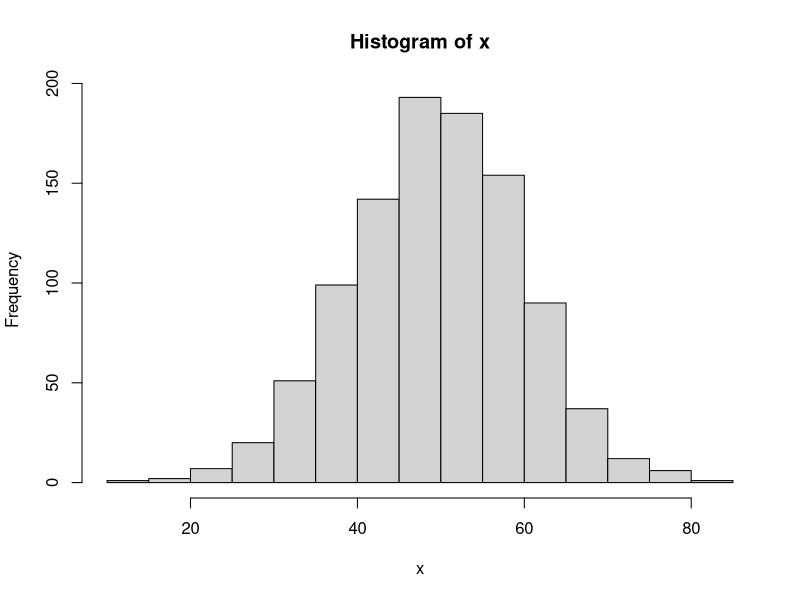
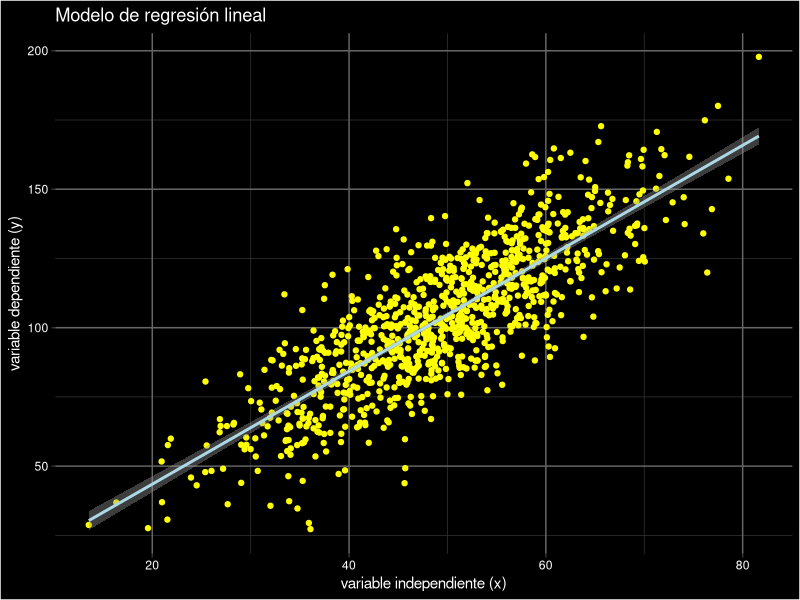

Reproduce these figures in R, in order.
# ==========================================================
# Maestría en Ciencia y Análisis de Datos
# Universidad Mayor de San Andrés
# ----------------------------------------------------------
#   Modelos lineales y modelos lineales generalizados
# ----------------------------------------------------------
#        Rolando Gonzales Martinez, Julio 2024
# ==========================================================

# Simulaciones de un modelo lineal univariado 

# Libreria: 
library(ggplot2)

# Definiendo semilla:
set.seed(900)

# Genero datos artificiales aleatorios:
n <- 1000  # numero de observaciones
mu <- 50
sigma <- 10
x <- rnorm(n, mean = mu, sd = sigma)  # Predictor variable N(mu,sigma2)
hist(x)

# y = beta0 + beta1*x + e

errores = rnorm(n, mean = 0, sd = 15)  # Errores: e ~ N(0,15)
error_de_medicion = rnorm(n, mean = 0, sd = 1)

# Parametros poblacionales:
beta0 = 5
beta1 = 2

# y = beta0 + beta1*x + e

ym <- beta0 + beta1*x + errores
y <- ym + error_de_medicion

# Combinar los datos x,y en un dataframe:
datos <- data.frame(x = x, y = y)

# Ajuste de un modelo de regresion lineal con una sola variable explicativa:
modelo_lineal <- lm(y ~ x, data = datos)

# Resultados del modelo
summary(modelo_lineal)

# Grafico de datos:
ggplot(datos, aes(x = x, y = y)) +
  geom_point(color = "yellow") +
  geom_smooth(method = "lm", color = "lightblue") +
  labs(title = "Modelo de regresión lineal",
       x = "variable independiente (x)",
       y = "variable dependiente (y)") +
  theme(
    panel.background = element_rect(fill = "black"),
    panel.grid.major = element_line(color = "grey40"),
    panel.grid.minor = element_line(color = "grey20"),
    plot.background = element_rect(fill = "black"),
    plot.title = element_text(color = "white"),
    axis.title = element_text(color = "white"),
    axis.text = element_text(color = "white")
  )

# -----------------------------------------------------------------------------
